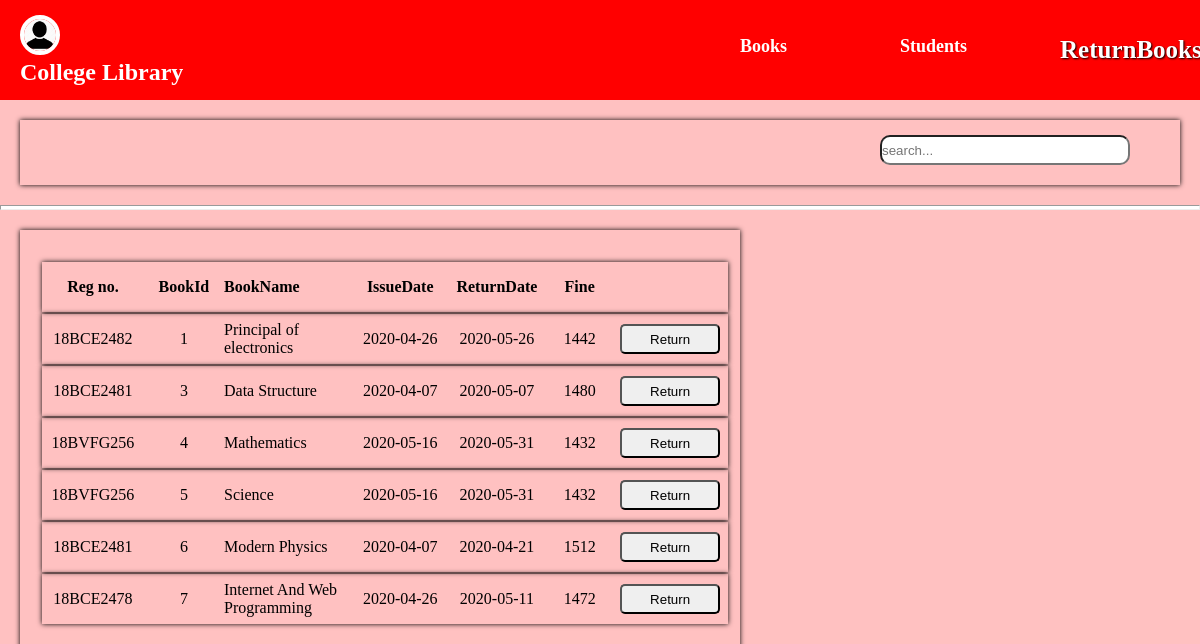
The page /return.php (signed in) on the database its author committed.
### tables this page shows
CREATE TABLE `issue_book` (
  `sid` varchar(100) NOT NULL,
  `bid` int(100) NOT NULL,
  `issue` varchar(100) NOT NULL,
  `return` varchar(100) NOT NULL
);

CREATE TABLE `books` (
  `bid` varchar(100) NOT NULL,
  `name` varchar(100) NOT NULL,
  `authors` varchar(100) NOT NULL,
  `edition` varchar(100) NOT NULL,
  `quantity` int(100) NOT NULL,
  `department` varchar(100) NOT NULL,
  `checkout` int(3) NOT NULL DEFAULT 0
);

### return.php (the view, shortened to what this page needs)
<?php
	include "navi.php";
	if(isset($_SESSION["login_user"])){
?>
<!DOCTYPE html>
<html>
<head>
	<link rel="stylesheet" href="css/initialstyle.css">
</head>
<body>
	<div class="srchbar">
		<form action="return.php" method="post">
			<input type="text" name="srchbox" id="srch_id" placeholder="search..." >
		</form>
	</div>
	<hr style="height: 5px;background-color: white;">
	<div id="contents">
		<table cellpadding="10">
			<div id="tab_head">
				<thead>
					<th class="regnClass">Reg no.</th>
					<th class="bookClass">BookId</th>
					<th class="bknmClass">BookName</th>
					<th class="issuClass">IssueDate</th>
					<th class="retnClass">ReturnDate</th>
					<th class="fineClass">Fine</th>
					<th></th>
				</thead>
			</div>
			<tbody>
			<?php
				function fineCalc($date1,$date2){
					$d1 = strtotime($date1);
					$d2 = strtotime($date2);
					$diff = (($d2 - $d1)/86400)-1;
					if($diff > 0){
						$fine = $diff*2;
					}
					else{
						$fine = 0;
					}
					return $fine;
				}
				function resultprint($con,$sqlquery){
					$count = 0;
					$res = $con->query($sqlquery);
					while (($row = mysqli_fetch_assoc($res))) {
						$sid = $row["sid"];
						$count += 1;
						$retndate = $row["return"];
						$today = Date('Y-m-d');
						$fine = fineCalc($retndate,$today);
						$regn_id = 'regn_'.$count;
						$bkid_id = 'bkid_'.$count;
						$butn_id = 'butn_'.$count;
						$fine_id = 'fine_'.$count;
						echo "<tr class='trClass'>";
						echo "<td id='$regn_id' class='regnClass'>".$sid."</td>";
						echo "<td id='$bkid_id' class='bookClass'>".$row["bid"]."</td>";
						echo "<td class='bknmClass'>".$row["name"]."</td>";
						echo "<td class='issuClass'>".$row["issue"]."</td>";
						echo "<td class='retnClass'>".$retndate."</td>";
						echo "<td class='fineClass' id='$fine_id'>".$fine."</td>";
						echo "<td><button class='button-list' id='$butn_id' value='$count'>Return</button></td>";
						echo "</tr>";
					}
					return $count;
				}
				function ResultSql($conn){
					if(isset($_POST["srchbox"])){
						$na = $_POST["srchbox"];
						if($na == ""){
							$sql  = "SELECT * FROM books JOIN issue_book HAVING books.bid=issue_book.bid";
							$count = resultprint($conn,$sql);
						}else{
							echo "<script>document.getElementById('srch_id').value = '$na'</script>";
							echo "<script>document.getElementById('srchres').innerHTML = 'Search results for ".$na." '</script>";
							$sql  = "SELECT * FROM books JOIN issue_book on books.bid=issue_book.bid WHERE issue_book.sid LIKE '%$na%' or books.name LIKE '%$na%' OR books.bid LIKE '%$na%'";
							$count = resultprint($conn,$sql);
						}
					}else{
						$sql  = "SELECT * FROM books JOIN issue_book HAVING books.bid=issue_book.bid";
						$count = resultprint($conn,$sql);
					}
					return $count;
				}
				$count = ResultSql($conn);
			?>
			</tbody>
		</table>
	</div>
</body>
</html>
<?php } ?>

### css/initialstyle.css (style rules this page uses)
#contents,.srchbar { box-shadow: 0px 0px 5px black; }
.srchbar { margin: 20px; padding: 20px; }
button { cursor: pointer; outline: none; border-radius: 5px 5px; width: 100px; height: 30px; }
.srchbar form { margin-top: -30px; margin-left: 75%; }
#contents { margin: 20px; width: 58%; padding-top: 20px; padding-bottom: 20px; }
input[type="text"] { width: 250px; height: 30px; border-radius: 10px 10px; outline: none; }
table { margin: 10px; margin-left: 20px; }
table thead { height: 50px; }
table tr { box-shadow: 0px 0px 5px black; }
table td { text-align: center; width:180px; }

### navi.php (style rules this page uses)
* { margin: 0; padding: 0; box-sizing: border-box; }
button { cursor: pointer; }

### return.php (style rules this page uses)
body { background: #ffc1c1; }
#contents { width: 60%; }
#srch_id { margin-top: 25px; }
.bknmClass { width: 300px; text-align: left; }
table .trClass { padding: 20px; }
table button { margin-top: 10px; margin-bottom: 10px; }

### rows shown on the page
issue_book: sid "18BCE2482", bid "1", bid.name "Principal of electronics", issue "2020-04-26", return "2020-05-26", return "1442"
issue_book: sid "18BCE2481", bid "3", bid.name "Data Structure", issue "2020-04-07", return "2020-05-07", return "1480"
issue_book: sid "18BVFG256", bid "4", bid.name "Mathematics", issue "2020-05-16", return "2020-05-31", return "1432"
issue_book: sid "18BVFG256", bid "5", bid.name "Science", issue "2020-05-16", return "2020-05-31", return "1432"
issue_book: sid "18BCE2481", bid "6", bid.name "Modern Physics", issue "2020-04-07", return "2020-04-21", return "1512"
issue_book: sid "18BCE2478", bid "7", bid.name "Internet And Web Programming", issue "2020-04-26", return "2020-05-11", return "1472"
